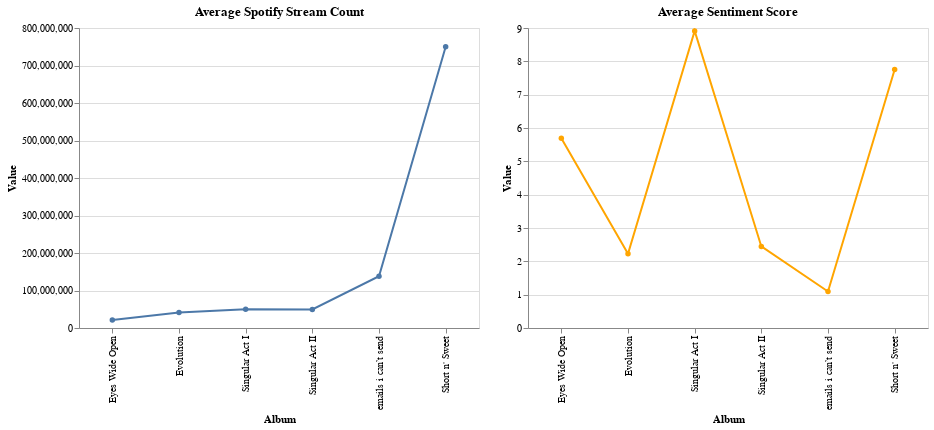

This figure's notebook cell:
### Markdown cell above
For a different perspective on sentiment scores and stream counts, I plotted the average values for each of Carpenter's albums in order of release (Figure 8). This approach helps visualize the relationship across Carpenter's musical career, despite not capturing the granularity of each individual song's success.

### Code cell
# Plot horizontal interactive line plots average stream count and average sentiment scores across albums using Altair
selopac = alt.selection_point(nearest=True,on='mouseover')

avg_streams_chart = alt.Chart(cleaned_streams_df, title="Average Spotify Stream Count").transform_aggregate(
    streams_mean='mean(Streams)',
    groupby=['Album']
).mark_line(point=True).encode(
    x=alt.X('Album:O', sort=['Eyes Wide Open', 'Evolution', 'Singular Act I', 'Singular Act II', 'emails i can’t send', 'Short n\' Sweet'], title='Album'),
    y=alt.Y('streams_mean:Q', title="Value"),
    tooltip=['streams_mean:Q']
).properties(
    width=400,
    height=300
).add_params(
    selopac
).interactive()

avg_sentiment_chart = alt.Chart(cleaned_streams_df, title="Average Sentiment Score").transform_aggregate(
    sentiment_mean='mean(Sentiment Score)',
    groupby=['Album']
).mark_line(point=True).encode(
    x=alt.X('Album:O', sort=['Eyes Wide Open', 'Evolution', 'Singular Act I', 'Singular Act II', 'emails i can’t send', 'Short n\' Sweet'], title='Album'),
    y=alt.Y('sentiment_mean:Q', title="Value"),
    tooltip=['sentiment_mean:Q'],
    color=alt.value('orange')
).properties(
    width=400,
    height=300
).add_params(
    selopac
).interactive()

avg_streams_chart | avg_sentiment_chart
